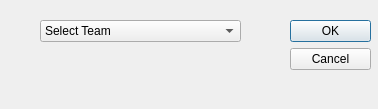
<?xml version="1.0" encoding="UTF-8"?>
<ui version="4.0">
 <class>Dialog</class>
 <widget class="QDialog" name="Dialog">
  <property name="geometry">
   <rect>
    <x>0</x>
    <y>0</y>
    <width>378</width>
    <height>109</height>
   </rect>
  </property>
  <property name="windowTitle">
   <string>Dialog</string>
  </property>
  <widget class="QDialogButtonBox" name="Delete">
   <property name="geometry">
    <rect>
     <x>290</x>
     <y>20</y>
     <width>81</width>
     <height>241</height>
    </rect>
   </property>
   <property name="orientation">
    <enum>Qt::Vertical</enum>
   </property>
   <property name="standardButtons">
    <set>QDialogButtonBox::Cancel|QDialogButtonBox::Ok</set>
   </property>
  </widget>
  <widget class="QComboBox" name="comboBox">
   <property name="geometry">
    <rect>
     <x>40</x>
     <y>20</y>
     <width>201</width>
     <height>22</height>
    </rect>
   </property>
   <item>
    <property name="text">
     <string>Select Team</string>
    </property>
   </item>
  </widget>
 </widget>
 <resources/>
 <connections>
  <connection>
   <sender>Delete</sender>
   <signal>accepted()</signal>
   <receiver>Dialog</receiver>
   <slot>accept()</slot>
   <hints>
    <hint type="sourcelabel">
     <x>248</x>
     <y>254</y>
    </hint>
    <hint type="destinationlabel">
     <x>157</x>
     <y>274</y>
    </hint>
   </hints>
  </connection>
  <connection>
   <sender>Delete</sender>
   <signal>rejected()</signal>
   <receiver>Dialog</receiver>
   <slot>reject()</slot>
   <hints>
    <hint type="sourcelabel">
     <x>316</x>
     <y>260</y>
    </hint>
    <hint type="destinationlabel">
     <x>286</x>
     <y>274</y>
    </hint>
   </hints>
  </connection>
 </connections>
</ui>
